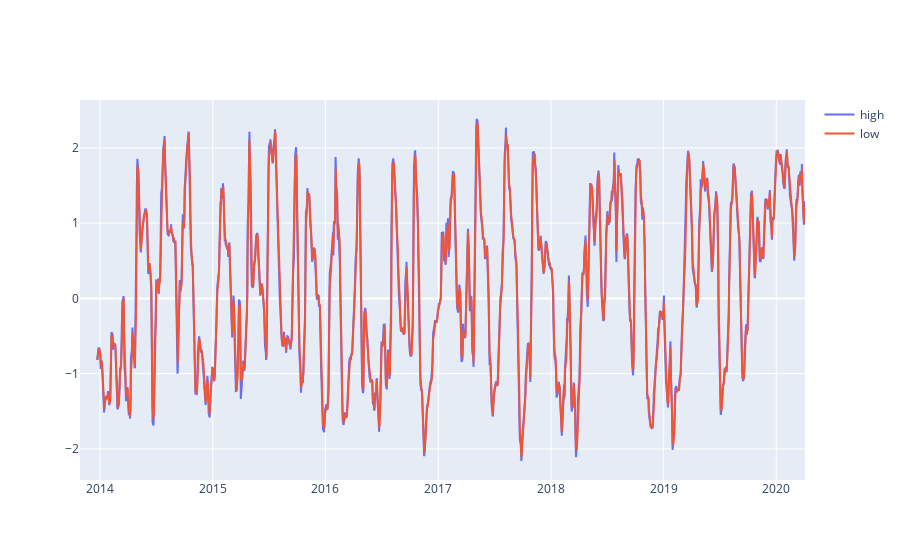

Write notebook code for a chart like this one.
### Markdown cell above
### MACD

### Code cell
zscores_frame = zscore_moving_avg.to_frame()
#print(zscores_frame)
macd_high = zscore_moving_avg.ewm(span=macd_fast, adjust=False).mean()
macd_low = zscore_moving_avg.ewm(span=macd_slow, adjust=False).mean()
#macd_high = exp1-exp2
#macd_low = macd.ewm(span=9, adjust=False).mean()


plt.figure(figsize=(15,7))
fig = go.Figure()

#print(macd_low)
fig.add_trace(go.Scatter(x=macd_high.index, y=macd_high,
                    mode='lines',
                    name='high'))

fig.add_trace(go.Scatter(x=macd_low.index, y=macd_low,
                    mode='lines',
                    name='low'))



fig.show()

### Figure 1 — Plotly figure (JSON) as saved in the notebook; plotly's stock layout.template omitted (floating-point values rounded to 4 significant figures; data arrays with more than 128 entries replaced by an {"elided": "..."} marker saying what was removed)
{"data": [{"mode": "lines", "name": "high", "type": "scatter", "x": {"elided": "1618 str values"}, "y": {"elided": "1618 float values"}}, {"mode": "lines", "name": "low", "type": "scatter", "x": {"elided": "1618 str values"}, "y": {"elided": "1618 float values"}}], "layout": {}}
